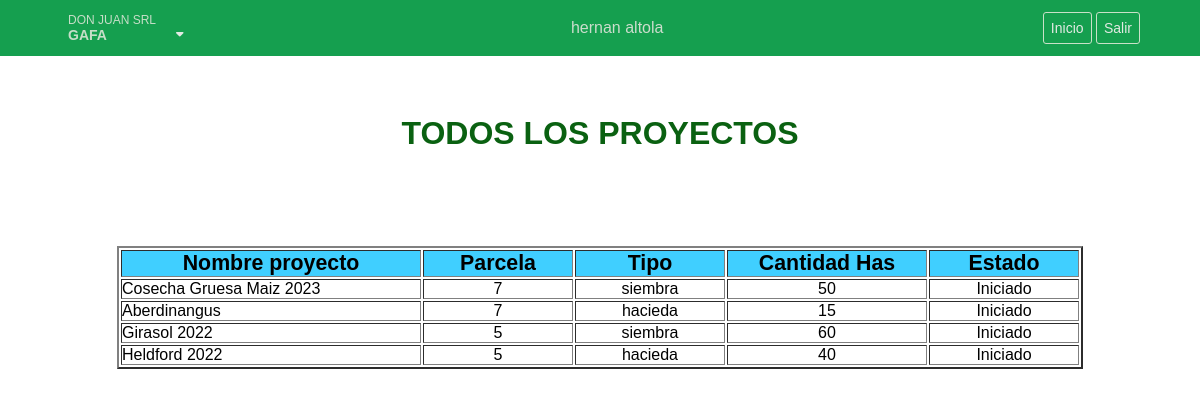
Page /todosLosProyectos.php (signed in) on the earlier database version.
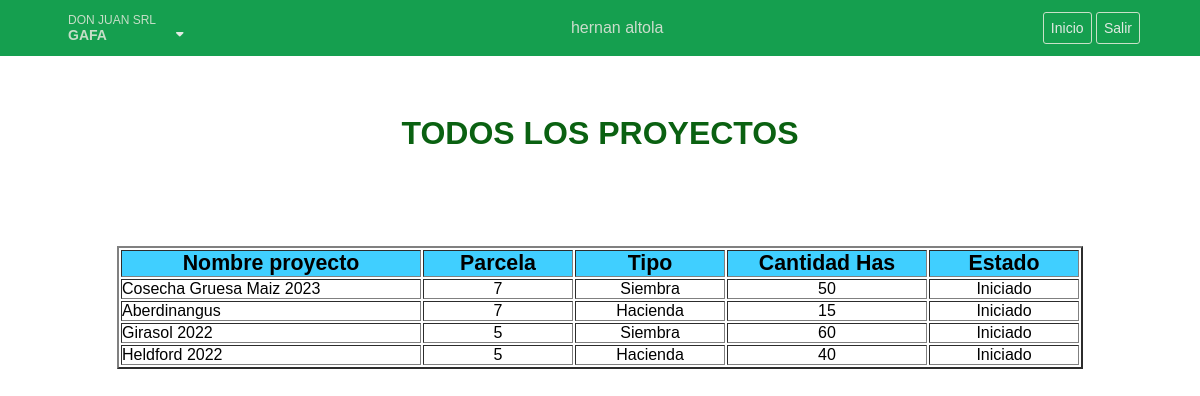
Same page on the later database version.
### tables this page shows
CREATE TABLE `proyectos` (
  `id_Proyecto` int(11) NOT NULL,
  `id_Parcela` int(11) NOT NULL,
  `nombreProyecto` varchar(45) NOT NULL,
  `id_TipoProyecto` int(11) NOT NULL,
  `cantidadHas` int(11) NOT NULL,
  `id_EstadoProyecto` int(11) NOT NULL
);

CREATE TABLE `tipoproyecto` (
  `id_tipoProyecto` int(11) NOT NULL,
  `tipoProyecto` varchar(45) NOT NULL
);

CREATE TABLE `estadoproyecto` (
  `id_EstadoProyecto` int(11) NOT NULL,
  `estado` varchar(45) NOT NULL
);

### todosLosProyectos.php (the view, shortened to what this page needs)
<?php
include('./Template/Cabecera.php'); ?>
<center>
	<div class="">
		<h1> TODOS LOS PROYECTOS </h1>
	</div>
</center>
<center>
<table border=2 style="background-color: white">
		<thead>
		<tr>
			<th style="text-align:center;font-size:16pt;background-color:#40cfff;font-weight:bold; width: 300px;">Nombre proyecto</th>
			<th style="text-align:center;font-size:16pt;background-color:#40cfff;font-weight:bold; width: 150px;">Parcela</th>
			<th style="text-align:center;font-size:16pt;background-color:#40cfff;font-weight:bold; width: 150px;">Tipo</th>
			<th style="text-align:center;font-size:16pt;background-color:#40cfff;font-weight:bold; width: 200px;">Cantidad Has</th>
			<th style="text-align:center;font-size:16pt;background-color:#40cfff;font-weight:bold;width: 150px;">Estado</th>
		</tr>
		</thead>
	   <?php
	$cn = new mysqli("localhost:3307", "root", "", "donjuandb");
	$registros = $cn->query(" SELECT
							  pr.nombreProyecto, pr.id_Parcela, tp.tipoProyecto, pr.cantidadHas, ep.estado
							  FROM proyectos pr
							  INNER JOIN tipoProyecto tp ON pr.id_tipoProyecto = tp.id_tipoProyecto
							  INNER JOIN estadoProyecto ep ON pr.id_EstadoProyecto = ep.id_EstadoProyecto");
	while ($myrow = $registros->fetch_row())
			{
				echo "<tr>
   	   					 <td style='text-align:left;'>$myrow[0]</td>
   	   					 <td style='text-align:center;'>$myrow[1]</td>
   	   					 <td style='text-align:center;'>$myrow[2]</td>
   	   		 			 <td style='text-align:center;'>$myrow[3]</td>
						 <td style='text-align:center;'>$myrow[4]</td>
   	   	  			  </tr>";
}
		?>
	<br>
</center>
<br>
<br>
<br>
</body>
<?php
include('./Template/Pie.php');
?>

### Template/Cabecera.php (shortened to what this page needs)
<!DOCTYPE html>
<html lang="es">
<head>
	<link rel="stylesheet" href="estilos.css">
</head>
<body>
	<nav class="menu" id="menu">
		<div class="contenedor contenedor-enlaces-nav">
			<div class="btn-departamentos" id="btn-departamentos">
				<p>DON JUAN SRL <span>GAFA</span></p>
				<i class="fas fa-caret-down"></i>
                </div>
				<div class="button">
                    <div class=".text-light">
                        <?php
                        echo $_SESSION["nombre"] . " " . $_SESSION["apellido"];
                        ?>
                    </div>
			</div>
			<div class="enlaces">
				<a href="./inicio.php">Inicio</a>
				<a href="./login.php">Salir</a>
			</div>
		</div>
	</nav>

### Template/Pie.php (shortened to what this page needs)
</body>
</html>

### estilos.css (style rules this page uses)
* { margin: 0; padding: 0; box-sizing: border-box; font-family: 'Montserrat Alternates', sans-serif; }
body { background: url(https://www.xtrafondos.com/wallpapers/degradado-difuminado-amarillo-7951.jpg); object-fit: cover; min-width: 100vh; background-repeat: no-repeat; background-position: center center; justify-content: center; align-items: center; max-width: 100%; height: auto; }
a { text-decoration: none; }
h1 { color: #0a6111; display: block; font-size: 2em; margin-block-start: 0.67em; margin-block-end: 0.67em; margin-inline-start: 0px; margin-inline-end: 0px; font-weight: bold; }
.contenedor { margin: auto; width: 90%; max-width: 1200px; }
p { margin: 0%; }
.menu { background: #0c9c48f5; padding: 5px 0; margin-bottom: 20px; }
.menu .contenedor-enlaces-nav { color: #cbddcc; font: bolder; display: flex; justify-content: space-between; align-items: center; }
.menu .btn-departamentos { color: #c5dec7; font: bold; padding: 7px; border-radius: 3px; display: flex; align-items: flex-end; border: 1px solid transparent; font-size: 12px; cursor: default; }
.menu .btn-departamentos i { color: #e2eae3; font: bold; margin-left: 20px; position: relative; bottom: 3px; }
.menu .btn-departamentos span { display: block; font-size: 14px; font-weight: bold; }
.menu .contenedor-enlaces-nav .enlaces a { color: #e2eae3; font: bold; border: 1px solid rgb(201, 225, 200); padding: 7px; border-radius: 3px; font-size: 14px; }

Differences in the rows shown:
changed through a linked row, proyectos "Cosecha Gruesa Maiz 2023": id_TipoProyecto.tipoProyecto "siembra" → "Siembra"
changed through a linked row, proyectos "Aberdinangus": id_TipoProyecto.tipoProyecto "hacieda" → "Hacienda"
changed through a linked row, proyectos "Girasol 2022": id_TipoProyecto.tipoProyecto "siembra" → "Siembra"
changed through a linked row, proyectos "Heldford 2022": id_TipoProyecto.tipoProyecto "hacieda" → "Hacienda"
